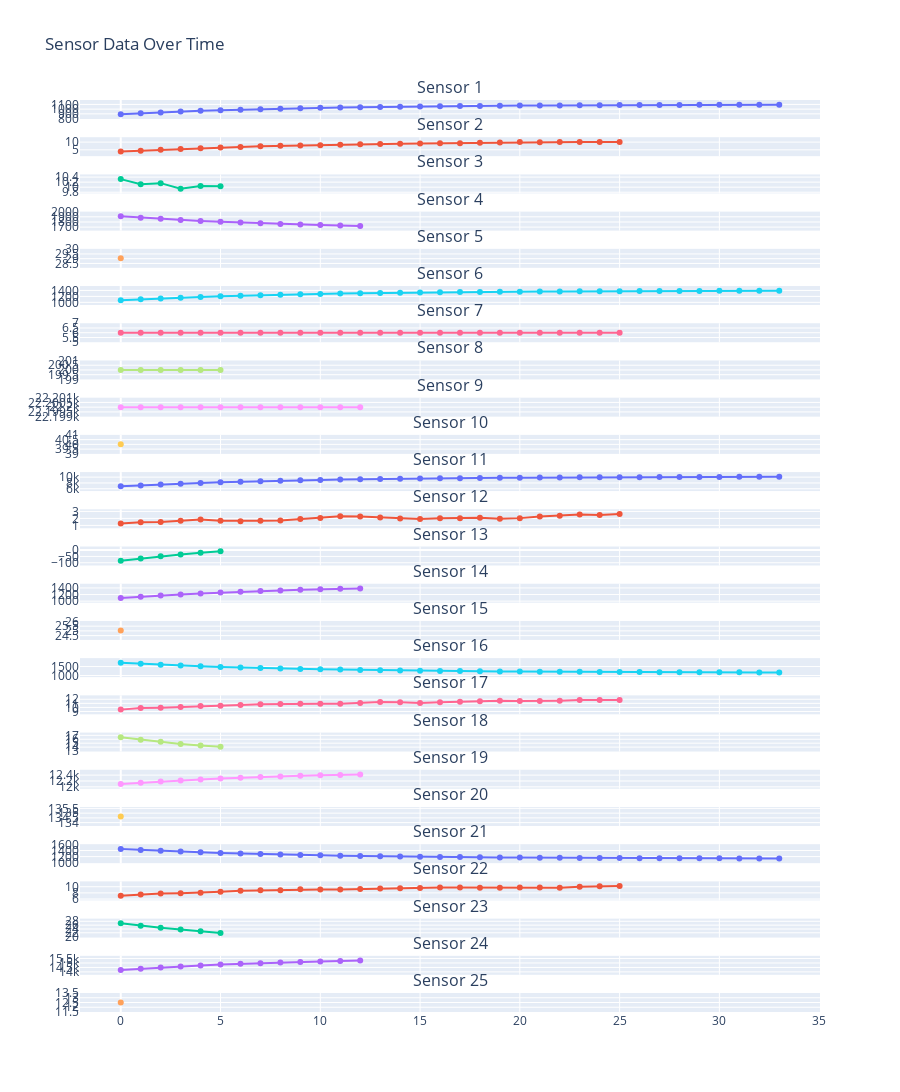

The code cell stored with this chart in its notebook:
### Code cell
plot_data()

### Figure 1 — Plotly figure (JSON) as saved in the notebook; plotly's stock layout.template omitted (floating-point values rounded to 4 significant figures)
{"data": [{"mode": "lines+markers", "name": "Sensor 1", "type": "scatter", "x": [0, 1, 2, 3, 4, 5, 6, 7, 8, 9, 10, 11, 12, 13, 14, 15, 16, 17, 18, 19, 20, 21, 22, 23, 24, 25, 26, 27, 28, 29, 30, 31, 32, 33], "xaxis": "x", "y": [891.2, 912.2, 930.9, 947.8, 963.2, 976.8, 989.0, 999.9, 1010.0, 1019.0, 1027.0, 1035.0, 1041.0, 1047.0, 1052.0, 1057.0, 1061.0, 1065.0, 1069.0, 1072.0, 1074.0, 1077.0, 1079.0, 1081.0, 1083.0, 1085.0, 1086.0, 1088.0, 1089.0, 1090.0, 1091.0, 1092.0, 1093.0, 1094.0], "yaxis": "y"}, {"mode": "lines+markers", "name": "Sensor 2", "type": "scatter", "x": [0, 1, 2, 3, 4, 5, 6, 7, 8, 9, 10, 11, 12, 13, 14, 15, 16, 17, 18, 19, 20, 21, 22, 23, 24, 25], "xaxis": "x2", "y": [3.94, 4.49, 5.11, 5.6, 6.06, 6.51, 6.86, 7.3, 7.6, 7.79, 8.03, 8.34, 8.62, 8.79, 8.94, 9.08, 9.24, 9.33, 9.51, 9.75, 9.99, 9.95, 10.04, 10, 10.05, 10.13], "yaxis": "y2"}, {"mode": "lines+markers", "name": "Sensor 3", "type": "scatter", "x": [0, 1, 2, 3, 4, 5], "xaxis": "x3", "y": [10.32, 10.12, 10.16, 9.94, 10.05, 10.04], "yaxis": "y3"}, {"mode": "lines+markers", "name": "Sensor 4", "type": "scatter", "x": [0, 1, 2, 3, 4, 5, 6, 7, 8, 9, 10, 11, 12], "xaxis": "x4", "y": [1910.0, 1884.0, 1860.0, 1839.0, 1820.0, 1803.0, 1788.0, 1774.0, 1762.0, 1751.0, 1741.0, 1732.0, 1724.0], "yaxis": "y4"}, {"mode": "lines+markers", "name": "Sensor 5", "type": "scatter", "x": [0], "xaxis": "x5", "y": [29.04], "yaxis": "y5"}, {"mode": "lines+markers", "name": "Sensor 6", "type": "scatter", "x": [0, 1, 2, 3, 4, 5, 6, 7, 8, 9, 10, 11, 12, 13, 14, 15, 16, 17, 18, 19, 20, 21, 22, 23, 24, 25, 26, 27, 28, 29, 30, 31, 32, 33], "xaxis": "x6", "y": [1068.0, 1101.0, 1131.0, 1158.0, 1182.0, 1204.0, 1223.0, 1241.0, 1257.0, 1271.0, 1284.0, 1296.0, 1307.0, 1316.0, 1324.0, 1332.0, 1338.0, 1345.0, 1350.0, 1355.0, 1360.0, 1364.0, 1367.0, 1370.0, 1373.0, 1376.0, 1378.0, 1380.0, 1382.0, 1384.0, 1386.0, 1387.0, 1389.0, 1390.0], "yaxis": "y6"}, {"mode": "lines+markers", "name": "Sensor 7", "type": "scatter", "x": [0, 1, 2, 3, 4, 5, 6, 7, 8, 9, 10, 11, 12, 13, 14, 15, 16, 17, 18, 19, 20, 21, 22, 23, 24, 25], "xaxis": "x7", "y": [6, 6, 6, 6, 6, 6, 6, 6, 6, 6, 6, 6, 6, 6, 6, 6, 6, 6, 6, 6, 6, 6, 6, 6, 6, 6], "yaxis": "y7"}, {"mode": "lines+markers", "name": "Sensor 8", "type": "scatter", "x": [0, 1, 2, 3, 4, 5], "xaxis": "x8", "y": [200, 200, 200, 200, 200, 200], "yaxis": "y8"}, {"mode": "lines+markers", "name": "Sensor 9", "type": "scatter", "x": [0, 1, 2, 3, 4, 5, 6, 7, 8, 9, 10, 11, 12], "xaxis": "x9", "y": [22200, 22200, 22200, 22200, 22200, 22200, 22200, 22200, 22200, 22200, 22200, 22200, 22200], "yaxis": "y9"}, {"mode": "lines+markers", "name": "Sensor 10", "type": "scatter", "x": [0], "xaxis": "x10", "y": [40], "yaxis": "y10"}, {"mode": "lines+markers", "name": "Sensor 11", "type": "scatter", "x": [0, 1, 2, 3, 4, 5, 6, 7, 8, 9, 10, 11, 12, 13, 14, 15, 16, 17, 18, 19, 20, 21, 22, 23, 24, 25, 26, 27, 28, 29, 30, 31, 32, 33], "xaxis": "x11", "y": [6822.0, 7162.0, 7468.0, 7743.0, 7991.0, 8214.0, 8415.0, 8595.0, 8758.0, 8904.0, 9036.0, 9154.0, 9261.0, 9357.0, 9443.0, 9521.0, 9591.0, 9654.0, 9710.0, 9761.0, 9807.0, 9848.0, 9886.0, 9919.0, 9949.0, 9977.0, 10001, 10020.0, 10040.0, 10060.0, 10080.0, 10090.0, 10100.0, 10120.0], "yaxis": "y11"}, {"mode": "lines+markers", "name": "Sensor 12", "type": "scatter", "x": [0, 1, 2, 3, 4, 5, 6, 7, 8, 9, 10, 11, 12, 13, 14, 15, 16, 17, 18, 19, 20, 21, 22, 23, 24, 25], "xaxis": "x12", "y": [1.26, 1.46, 1.48, 1.68, 1.83, 1.65, 1.61, 1.67, 1.71, 1.93, 2.06, 2.32, 2.28, 2.13, 1.98, 1.92, 2.01, 2.03, 2.08, 1.96, 2.04, 2.27, 2.38, 2.55, 2.49, 2.63], "yaxis": "y12"}, {"mode": "lines+markers", "name": "Sensor 13", "type": "scatter", "x": [0, 1, 2, 3, 4, 5], "xaxis": "x13", "y": [-84.31, -65.91, -49.24, -34.38, -20.78, -8.75], "yaxis": "y13"}, {"mode": "lines+markers", "name": "Sensor 14", "type": "scatter", "x": [0, 1, 2, 3, 4, 5, 6, 7, 8, 9, 10, 11, 12], "xaxis": "x14", "y": [1096.0, 1136.0, 1172.0, 1205.0, 1235.0, 1261.0, 1285.0, 1306.0, 1326.0, 1343.0, 1359.0, 1373.0, 1386.0], "yaxis": "y14"}, {"mode": "lines+markers", "name": "Sensor 15", "type": "scatter", "x": [0], "xaxis": "x15", "y": [25.05], "yaxis": "y15"}, {"mode": "lines+markers", "name": "Sensor 16", "type": "scatter", "x": [0, 1, 2, 3, 4, 5, 6, 7, 8, 9, 10, 11, 12, 13, 14, 15, 16, 17, 18, 19, 20, 21, 22, 23, 24, 25, 26, 27, 28, 29, 30, 31, 32, 33], "xaxis": "x16", "y": [1708.0, 1652.0, 1603.0, 1558.0, 1518.0, 1481.0, 1449.0, 1419.0, 1393.0, 1369.0, 1347.0, 1328.0, 1311.0, 1295.0, 1281.0, 1268.0, 1257.0, 1247.0, 1238.0, 1230.0, 1222.0, 1215.0, 1209.0, 1204.0, 1199.0, 1194.0, 1191.0, 1187.0, 1184.0, 1181.0, 1178.0, 1176.0, 1174.0, 1172.0], "yaxis": "y16"}, {"mode": "lines+markers", "name": "Sensor 17", "type": "scatter", "x": [0, 1, 2, 3, 4, 5, 6, 7, 8, 9, 10, 11, 12, 13, 14, 15, 16, 17, 18, 19, 20, 21, 22, 23, 24, 25], "xaxis": "x17", "y": [9.46, 9.84, 9.94, 10.13, 10.37, 10.43, 10.57, 10.75, 10.86, 10.9, 10.92, 10.9, 11.11, 11.35, 11.24, 11.1, 11.3, 11.42, 11.53, 11.61, 11.55, 11.56, 11.66, 11.8, 11.81, 11.8], "yaxis": "y17"}, {"mode": "lines+markers", "name": "Sensor 18", "type": "scatter", "x": [0, 1, 2, 3, 4, 5], "xaxis": "x18", "y": [16.51, 15.9, 15.36, 14.82, 14.42, 14.07], "yaxis": "y18"}, {"mode": "lines+markers", "name": "Sensor 19", "type": "scatter", "x": [0, 1, 2, 3, 4, 5, 6, 7, 8, 9, 10, 11, 12], "xaxis": "x19", "y": [12100.0, 12140.0, 12180.0, 12220.0, 12250.0, 12280.0, 12310.0, 12330.0, 12350.0, 12370.0, 12390.0, 12410.0, 12420.0], "yaxis": "y19"}, {"mode": "lines+markers", "name": "Sensor 20", "type": "scatter", "x": [0], "xaxis": "x20", "y": [134.7], "yaxis": "y20"}, {"mode": "lines+markers", "name": "Sensor 21", "type": "scatter", "x": [0, 1, 2, 3, 4, 5, 6, 7, 8, 9, 10, 11, 12, 13, 14, 15, 16, 17, 18, 19, 20, 21, 22, 23, 24, 25, 26, 27, 28, 29, 30, 31, 32, 33], "xaxis": "x21", "y": [1452.0, 1420.0, 1391.0, 1365.0, 1341.0, 1320.0, 1301.0, 1284.0, 1269.0, 1255.0, 1243.0, 1231.0, 1221.0, 1212.0, 1204.0, 1197.0, 1190.0, 1184.0, 1178.0, 1174.0, 1169.0, 1165.0, 1162.0, 1159.0, 1156.0, 1153.0, 1151.0, 1149.0, 1147.0, 1145.0, 1144.0, 1142.0, 1141.0, 1140.0], "yaxis": "y21"}, {"mode": "lines+markers", "name": "Sensor 22", "type": "scatter", "x": [0, 1, 2, 3, 4, 5, 6, 7, 8, 9, 10, 11, 12, 13, 14, 15, 16, 17, 18, 19, 20, 21, 22, 23, 24, 25], "xaxis": "x22", "y": [7.1, 7.47, 7.79, 7.91, 8.07, 8.38, 8.71, 8.82, 8.88, 9.14, 9.09, 9.11, 9.25, 9.41, 9.49, 9.57, 9.78, 9.71, 9.69, 9.69, 9.71, 9.75, 9.69, 9.99, 10.12, 10.2], "yaxis": "y22"}, {"mode": "lines+markers", "name": "Sensor 23", "type": "scatter", "x": [0, 1, 2, 3, 4, 5], "xaxis": "x23", "y": [26.95, 25.64, 24.67, 23.76, 22.87, 21.96], "yaxis": "y23"}, {"mode": "lines+markers", "name": "Sensor 24", "type": "scatter", "x": [0, 1, 2, 3, 4, 5, 6, 7, 8, 9, 10, 11, 12], "xaxis": "x24", "y": [14200.0, 14350.0, 14490.0, 14610.0, 14720.0, 14820.0, 14900.0, 14980.0, 15060.0, 15120.0, 15180.0, 15230.0, 15280.0], "yaxis": "y24"}, {"mode": "lines+markers", "name": "Sensor 25", "type": "scatter", "x": [0], "xaxis": "x25", "y": [12.5], "yaxis": "y25"}], "layout": {"annotations": [{"font": {"size": 16}, "showarrow": false, "text": "Sensor 1", "x": 0.5, "xanchor": "center", "xref": "paper", "y": 1, "yanchor": "bottom", "yref": "paper"}, {"font": {"size": 16}, "showarrow": false, "text": "Sensor 2", "x": 0.5, "xanchor": "center", "xref": "paper", "y": 0.9592, "yanchor": "bottom", "yref": "paper"}, {"font": {"size": 16}, "showarrow": false, "text": "Sensor 3", "x": 0.5, "xanchor": "center", "xref": "paper", "y": 0.9184, "yanchor": "bottom", "yref": "paper"}, {"font": {"size": 16}, "showarrow": false, "text": "Sensor 4", "x": 0.5, "xanchor": "center", "xref": "paper", "y": 0.8776, "yanchor": "bottom", "yref": "paper"}, {"font": {"size": 16}, "showarrow": false, "text": "Sensor 5", "x": 0.5, "xanchor": "center", "xref": "paper", "y": 0.8368, "yanchor": "bottom", "yref": "paper"}, {"font": {"size": 16}, "showarrow": false, "text": "Sensor 6", "x": 0.5, "xanchor": "center", "xref": "paper", "y": 0.796, "yanchor": "bottom", "yref": "paper"}, {"font": {"size": 16}, "showarrow": false, "text": "Sensor 7", "x": 0.5, "xanchor": "center", "xref": "paper", "y": 0.7552, "yanchor": "bottom", "yref": "paper"}, {"font": {"size": 16}, "showarrow": false, "text": "Sensor 8", "x": 0.5, "xanchor": "center", "xref": "paper", "y": 0.7144, "yanchor": "bottom", "yref": "paper"}, {"font": {"size": 16}, "showarrow": false, "text": "Sensor 9", "x": 0.5, "xanchor": "center", "xref": "paper", "y": 0.6736, "yanchor": "bottom", "yref": "paper"}, {"font": {"size": 16}, "showarrow": false, "text": "Sensor 10", "x": 0.5, "xanchor": "center", "xref": "paper", "y": 0.6328, "yanchor": "bottom", "yref": "paper"}, {"font": {"size": 16}, "showarrow": false, "text": "Sensor 11", "x": 0.5, "xanchor": "center", "xref": "paper", "y": 0.592, "yanchor": "bottom", "yref": "paper"}, {"font": {"size": 16}, "showarrow": false, "text": "Sensor 12", "x": 0.5, "xanchor": "center", "xref": "paper", "y": 0.5512, "yanchor": "bottom", "yref": "paper"}, {"font": {"size": 16}, "showarrow": false, "text": "Sensor 13", "x": 0.5, "xanchor": "center", "xref": "paper", "y": 0.5104, "yanchor": "bottom", "yref": "paper"}, {"font": {"size": 16}, "showarrow": false, "text": "Sensor 14", "x": 0.5, "xanchor": "center", "xref": "paper", "y": 0.4696, "yanchor": "bottom", "yref": "paper"}, {"font": {"size": 16}, "showarrow": false, "text": "Sensor 15", "x": 0.5, "xanchor": "center", "xref": "paper", "y": 0.4288, "yanchor": "bottom", "yref": "paper"}, {"font": {"size": 16}, "showarrow": false, "text": "Sensor 16", "x": 0.5, "xanchor": "center", "xref": "paper", "y": 0.388, "yanchor": "bottom", "yref": "paper"}, {"font": {"size": 16}, "showarrow": false, "text": "Sensor 17", "x": 0.5, "xanchor": "center", "xref": "paper", "y": 0.3472, "yanchor": "bottom", "yref": "paper"}, {"font": {"size": 16}, "showarrow": false, "text": "Sensor 18", "x": 0.5, "xanchor": "center", "xref": "paper", "y": 0.3064, "yanchor": "bottom", "yref": "paper"}, {"font": {"size": 16}, "showarrow": false, "text": "Sensor 19", "x": 0.5, "xanchor": "center", "xref": "paper", "y": 0.2656, "yanchor": "bottom", "yref": "paper"}, {"font": {"size": 16}, "showarrow": false, "text": "Sensor 20", "x": 0.5, "xanchor": "center", "xref": "paper", "y": 0.2248, "yanchor": "bottom", "yref": "paper"}, {"font": {"size": 16}, "showarrow": false, "text": "Sensor 21", "x": 0.5, "xanchor": "center", "xref": "paper", "y": 0.184, "yanchor": "bottom", "yref": "paper"}, {"font": {"size": 16}, "showarrow": false, "text": "Sensor 22", "x": 0.5, "xanchor": "center", "xref": "paper", "y": 0.1432, "yanchor": "bottom", "yref": "paper"}, {"font": {"size": 16}, "showarrow": false, "text": "Sensor 23", "x": 0.5, "xanchor": "center", "xref": "paper", "y": 0.1024, "yanchor": "bottom", "yref": "paper"}, {"font": {"size": 16}, "showarrow": false, "text": "Sensor 24", "x": 0.5, "xanchor": "center", "xref": "paper", "y": 0.0616, "yanchor": "bottom", "yref": "paper"}, {"font": {"size": 16}, "showarrow": false, "text": "Sensor 25", "x": 0.5, "xanchor": "center", "xref": "paper", "y": 0.0208, "yanchor": "bottom", "yref": "paper"}], "height": 7500, "showlegend": false, "title": {"text": "Sensor Data Over Time"}, "xaxis": {"anchor": "y", "domain": [0, 1], "matches": "x25", "showticklabels": false}, "xaxis10": {"anchor": "y10", "domain": [0, 1], "matches": "x25", "showticklabels": false}, "xaxis11": {"anchor": "y11", "domain": [0, 1], "matches": "x25", "showticklabels": false}, "xaxis12": {"anchor": "y12", "domain": [0, 1], "matches": "x25", "showticklabels": false}, "xaxis13": {"anchor": "y13", "domain": [0, 1], "matches": "x25", "showticklabels": false}, "xaxis14": {"anchor": "y14", "domain": [0, 1], "matches": "x25", "showticklabels": false}, "xaxis15": {"anchor": "y15", "domain": [0, 1], "matches": "x25", "showticklabels": false}, "xaxis16": {"anchor": "y16", "domain": [0, 1], "matches": "x25", "showticklabels": false}, "xaxis17": {"anchor": "y17", "domain": [0, 1], "matches": "x25", "showticklabels": false}, "xaxis18": {"anchor": "y18", "domain": [0, 1], "matches": "x25", "showticklabels": false}, "xaxis19": {"anchor": "y19", "domain": [0, 1], "matches": "x25", "showticklabels": false}, "xaxis2": {"anchor": "y2", "domain": [0, 1], "matches": "x25", "showticklabels": false}, "xaxis20": {"anchor": "y20", "domain": [0, 1], "matches": "x25", "showticklabels": false}, "xaxis21": {"anchor": "y21", "domain": [0, 1], "matches": "x25", "showticklabels": false}, "xaxis22": {"anchor": "y22", "domain": [0, 1], "matches": "x25", "showticklabels": false}, "xaxis23": {"anchor": "y23", "domain": [0, 1], "matches": "x25", "showticklabels": false}, "xaxis24": {"anchor": "y24", "domain": [0, 1], "matches": "x25", "showticklabels": false}, "xaxis25": {"anchor": "y25", "domain": [0, 1]}, "xaxis3": {"anchor": "y3", "domain": [0, 1], "matches": "x25", "showticklabels": false}, "xaxis4": {"anchor": "y4", "domain": [0, 1], "matches": "x25", "showticklabels": false}, "xaxis5": {"anchor": "y5", "domain": [0, 1], "matches": "x25", "showticklabels": false}, "xaxis6": {"anchor": "y6", "domain": [0, 1], "matches": "x25", "showticklabels": false}, "xaxis7": {"anchor": "y7", "domain": [0, 1], "matches": "x25", "showticklabels": false}, "xaxis8": {"anchor": "y8", "domain": [0, 1], "matches": "x25", "showticklabels": false}, "xaxis9": {"anchor": "y9", "domain": [0, 1], "matches": "x25", "showticklabels": false}, "yaxis": {"anchor": "x", "domain": [0.9792, 1]}, "yaxis10": {"anchor": "x10", "domain": [0.612, 0.6328]}, "yaxis11": {"anchor": "x11", "domain": [0.5712, 0.592]}, "yaxis12": {"anchor": "x12", "domain": [0.5304, 0.5512]}, "yaxis13": {"anchor": "x13", "domain": [0.4896, 0.5104]}, "yaxis14": {"anchor": "x14", "domain": [0.4488, 0.4696]}, "yaxis15": {"anchor": "x15", "domain": [0.408, 0.4288]}, "yaxis16": {"anchor": "x16", "domain": [0.3672, 0.388]}, "yaxis17": {"anchor": "x17", "domain": [0.3264, 0.3472]}, "yaxis18": {"anchor": "x18", "domain": [0.2856, 0.3064]}, "yaxis19": {"anchor": "x19", "domain": [0.2448, 0.2656]}, "yaxis2": {"anchor": "x2", "domain": [0.9384, 0.9592]}, "yaxis20": {"anchor": "x20", "domain": [0.204, 0.2248]}, "yaxis21": {"anchor": "x21", "domain": [0.1632, 0.184]}, "yaxis22": {"anchor": "x22", "domain": [0.1224, 0.1432]}, "yaxis23": {"anchor": "x23", "domain": [0.0816, 0.1024]}, "yaxis24": {"anchor": "x24", "domain": [0.0408, 0.0616]}, "yaxis25": {"anchor": "x25", "domain": [0, 0.0208]}, "yaxis3": {"anchor": "x3", "domain": [0.8976, 0.9184]}, "yaxis4": {"anchor": "x4", "domain": [0.8568, 0.8776]}, "yaxis5": {"anchor": "x5", "domain": [0.816, 0.8368]}, "yaxis6": {"anchor": "x6", "domain": [0.7752, 0.796]}, "yaxis7": {"anchor": "x7", "domain": [0.7344, 0.7552]}, "yaxis8": {"anchor": "x8", "domain": [0.6936, 0.7144]}, "yaxis9": {"anchor": "x9", "domain": [0.6528, 0.6736]}}}
